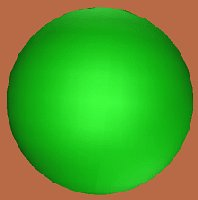
%> input picture sphere5.jpg, 198 x 200 px
$ octave colored_psnr.m   (GNU Octave 9; MATLAB toolbox functions it lacks are replaced by stand-ins)
%> lines starting %> are read from the running program, lines starting %| are printed output that depends on the picture
clc;

im = imread('sphere5.jpg');
%> im is the input picture: size 200x198x3 uint8; mean R, G, B 75.6, 160.5, 40.7

for i = 1:size(im,1)
    for j = 1:size(im,2)
        im_2(i,j,1) = im(i,j,1) + 50;
        im_2(i,j,2) = im(i,j,2) + 50;
        im_2(i,j,3) = im(i,j,3) + 50;
    end
end
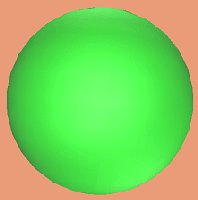
%> im_2: size 200x198x3 uint8; mean R, G, B 125.6, 206.4, 90.7

mse = 0;

for i = 1:size(im,1)
    for j = 1:size(im,2)
        e = im_2(i,j) - im(i,j);
        mse = mse + e*e;
    end
end
%> after the loop, mse = 255

msed = double(mse);
%> msed = 255
a = double(255*255);
psnr = 10*log10(a/msed)
%> psnr = 24.07

subplot(1,2,1);imshow(im);title('original image');
subplot(1,2,2);imshow(im_2);title('increased brightness image');
